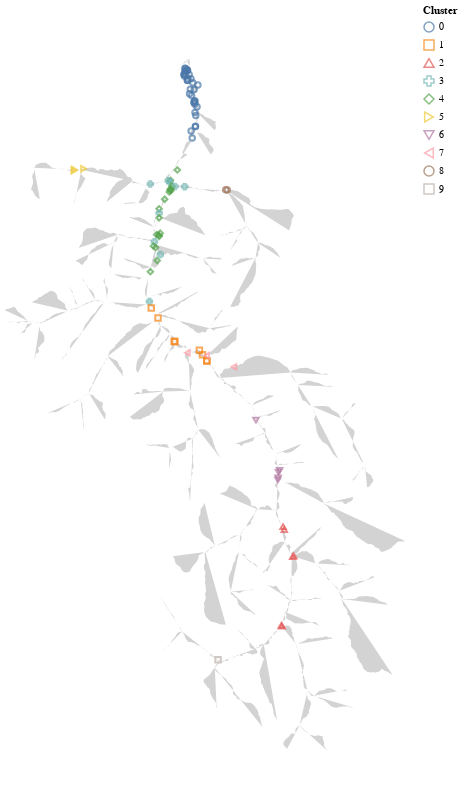

The code cell stored with this chart in its notebook:
### Code cell
brush = alt.selection_interval()

river_base = alt.Chart(gdf).mark_geoshape(fill='lightgrey')\
.properties(height = 800, width = 400).interactive()

# All active Sites Point
all_site = alt.Chart(cleaned_sites).mark_point().encode(
    longitude='LONG:Q', latitude='LAT:Q',
    shape = alt.condition(brush, 'Cluster:N', alt.value('grey')), color=alt.condition(brush, 'Cluster:N', alt.value('grey')),
).add_params(brush)

base_map = river_base + all_site
base_map

### Figure 1 — Vega-Lite specification as saved in the notebook (floating-point values rounded to 4 significant figures; data arrays with more than 128 entries replaced by an {"elided": "..."} marker saying what was removed)
{"config": {"view": {"continuousWidth": 300, "continuousHeight": 300}}, "layer": [{"data": {"name": "data-ff0229295f6624896aa3c32843283560"}, "mark": {"type": "geoshape", "fill": "lightgrey"}, "name": "view_4"}, {"data": {"name": "data-9c0baec536aca7561c0866dd99d7bf8f"}, "mark": {"type": "point"}, "encoding": {"color": {"condition": {"param": "param_4", "field": "Cluster", "type": "nominal"}, "value": "grey"}, "latitude": {"field": "LAT", "type": "quantitative"}, "longitude": {"field": "LONG", "type": "quantitative"}, "shape": {"condition": {"param": "param_4", "field": "Cluster", "type": "nominal"}, "value": "grey"}}, "name": "view_5"}], "height": 800, "params": [{"name": "param_5", "select": {"type": "interval", "encodings": ["x", "y"]}, "bind": "scales", "views": ["view_4"]}, {"name": "param_4", "select": {"type": "interval"}, "views": ["view_5"]}], "width": 400, "$schema": "https://vega.github.io/schema/vega-lite/v5.16.3.json", "datasets": {"data-ff0229295f6624896aa3c32843283560": {"elided": "291 records"}, "data-9c0baec536aca7561c0866dd99d7bf8f": [{"LAT": 48.14, "LONG": -123.6, "RKM": 0.48, "ELEVATION": 1.24, "DRAIN_AREA": 835.2, "Cluster": 0}, {"LAT": 48.14, "LONG": -123.6, "RKM": 0.5, "ELEVATION": 1.24, "DRAIN_AREA": 835.2, "Cluster": 0}, {"LAT": 48.14, "LONG": -123.6, "RKM": 0.6, "ELEVATION": 1.24, "DRAIN_AREA": 835.2, "Cluster": 0}, {"LAT": 48.14, "LONG": -123.6, "RKM": 0.6, "ELEVATION": 0.25, "DRAIN_AREA": 835.2, "Cluster": 0}, {"LAT": 48.14, "LONG": -123.6, "RKM": 0.8, "ELEVATION": 1.24, "DRAIN_AREA": 835.2, "Cluster": 0}, {"LAT": 48.14, "LONG": -123.6, "RKM": 0.8, "ELEVATION": 1.24, "DRAIN_AREA": 835.2, "Cluster": 0}, {"LAT": 48.14, "LONG": -123.6, "RKM": 1.0, "ELEVATION": 1.24, "DRAIN_AREA": 835.2, "Cluster": 0}, {"LAT": 48.14, "LONG": -123.6, "RKM": 1.2, "ELEVATION": 0.25, "DRAIN_AREA": 835.2, "Cluster": 0}, {"LAT": 48.14, "LONG": -123.6, "RKM": 1.2, "ELEVATION": 0.25, "DRAIN_AREA": 835.2, "Cluster": 0}, {"LAT": 48.14, "LONG": -123.6, "RKM": 1.28, "ELEVATION": 0.25, "DRAIN_AREA": 835.2, "Cluster": 0}, {"LAT": 48.14, "LONG": -123.6, "RKM": 1.3, "ELEVATION": 0.25, "DRAIN_AREA": 835.2, "Cluster": 0}, {"LAT": 48.14, "LONG": -123.6, "RKM": 1.4, "ELEVATION": 0.25, "DRAIN_AREA": 835.2, "Cluster": 0}, {"LAT": 48.13, "LONG": -123.6, "RKM": 1.6, "ELEVATION": -0.24, "DRAIN_AREA": 830.4, "Cluster": 0}, {"LAT": 48.14, "LONG": -123.6, "RKM": 1.6, "ELEVATION": 0.25, "DRAIN_AREA": 835.2, "Cluster": 0}, {"LAT": 48.13, "LONG": -123.6, "RKM": 1.6, "ELEVATION": -0.24, "DRAIN_AREA": 830.4, "Cluster": 0}, {"LAT": 48.14, "LONG": -123.6, "RKM": 1.76, "ELEVATION": 0.25, "DRAIN_AREA": 835.2, "Cluster": 0}, {"LAT": 48.14, "LONG": -123.6, "RKM": 1.76, "ELEVATION": 0.25, "DRAIN_AREA": 835.2, "Cluster": 0}, {"LAT": 48.14, "LONG": -123.6, "RKM": 2.08, "ELEVATION": 0.25, "DRAIN_AREA": 835.2, "Cluster": 0}, {"LAT": 48.13, "LONG": -123.6, "RKM": 2.5, "ELEVATION": 2.31, "DRAIN_AREA": 830.4, "Cluster": 0}, {"LAT": 48.13, "LONG": -123.6, "RKM": 2.5, "ELEVATION": -0.24, "DRAIN_AREA": 830.4, "Cluster": 0}, {"LAT": 48.13, "LONG": -123.6, "RKM": 3.0, "ELEVATION": 2.31, "DRAIN_AREA": 830.4, "Cluster": 0}, {"LAT": 48.13, "LONG": -123.6, "RKM": 3.2, "ELEVATION": 2.31, "DRAIN_AREA": 830.4, "Cluster": 0}, {"LAT": 48.12, "LONG": -123.6, "RKM": 3.84, "ELEVATION": 10.28, "DRAIN_AREA": 826.9, "Cluster": 0}, {"LAT": 48.12, "LONG": -123.6, "RKM": 3.9, "ELEVATION": 10.28, "DRAIN_AREA": 826.9, "Cluster": 0}, {"LAT": 48.12, "LONG": -123.6, "RKM": 4.0, "ELEVATION": 10.28, "DRAIN_AREA": 826.9, "Cluster": 0}, {"LAT": 48.12, "LONG": -123.6, "RKM": 4.0, "ELEVATION": 10.28, "DRAIN_AREA": 826.9, "Cluster": 0}, {"LAT": 48.12, "LONG": -123.6, "RKM": 4.32, "ELEVATION": 10.28, "DRAIN_AREA": 826.9, "Cluster": 0}, {"LAT": 48.12, "LONG": -123.6, "RKM": 4.5, "ELEVATION": 10.28, "DRAIN_AREA": 826.9, "Cluster": 0}, {"LAT": 48.11, "LONG": -123.6, "RKM": 5.0, "ELEVATION": 17.89, "DRAIN_AREA": 823.8, "Cluster": 0}, {"LAT": 48.11, "LONG": -123.6, "RKM": 5.12, "ELEVATION": 17.89, "DRAIN_AREA": 823.8, "Cluster": 0}, {"LAT": 48.1, "LONG": -123.6, "RKM": 5.9, "ELEVATION": 22.02, "DRAIN_AREA": 823.8, "Cluster": 0}, {"LAT": 48.1, "LONG": -123.6, "RKM": 6.0, "ELEVATION": 24.99, "DRAIN_AREA": 818.6, "Cluster": 0}, {"LAT": 48.1, "LONG": -123.6, "RKM": 6.7, "ELEVATION": 26.59, "DRAIN_AREA": 818.6, "Cluster": 0}, {"LAT": 48.1, "LONG": -123.6, "RKM": 8.0, "ELEVATION": 26.59, "DRAIN_AREA": 818.6, "Cluster": 0}, {"LAT": 48.07, "LONG": -123.6, "RKM": 8.0, "ELEVATION": 65.98, "DRAIN_AREA": 757.2, "Cluster": 4}, {"LAT": 48.07, "LONG": -123.6, "RKM": 10.3, "ELEVATION": 62.64, "DRAIN_AREA": 816.6, "Cluster": 4}, {"LAT": 48.07, "LONG": -123.7, "RKM": 11.0, "ELEVATION": 161.8, "DRAIN_AREA": 22.93, "Cluster": 5}, {"LAT": 48.06, "LONG": -123.6, "RKM": 11.0, "ELEVATION": 90.87, "DRAIN_AREA": 49.66, "Cluster": 3}, {"LAT": 48.07, "LONG": -123.6, "RKM": 11.0, "ELEVATION": 67.1, "DRAIN_AREA": 52.08, "Cluster": 3}, {"LAT": 48.08, "LONG": -123.7, "RKM": 11.0, "ELEVATION": 135.8, "DRAIN_AREA": 40.64, "Cluster": 5}, {"LAT": 48.07, "LONG": -123.6, "RKM": 11.0, "ELEVATION": 67.1, "DRAIN_AREA": 52.08, "Cluster": 3}, {"LAT": 48.07, "LONG": -123.7, "RKM": 11.0, "ELEVATION": 161.8, "DRAIN_AREA": 22.93, "Cluster": 5}, {"LAT": 48.06, "LONG": -123.6, "RKM": 11.04, "ELEVATION": 65.96, "DRAIN_AREA": 757.0, "Cluster": 4}, {"LAT": 48.06, "LONG": -123.6, "RKM": 12.0, "ELEVATION": 83.28, "DRAIN_AREA": 59.61, "Cluster": 3}, {"LAT": 48.06, "LONG": -123.5, "RKM": 12.0, "ELEVATION": 184.8, "DRAIN_AREA": 59.61, "Cluster": 8}, {"LAT": 48.06, "LONG": -123.6, "RKM": 12.0, "ELEVATION": 184.8, "DRAIN_AREA": 59.61, "Cluster": 3}, {"LAT": 48.06, "LONG": -123.5, "RKM": 12.0, "ELEVATION": 184.8, "DRAIN_AREA": 59.61, "Cluster": 8}, {"LAT": 48.06, "LONG": -123.6, "RKM": 12.3, "ELEVATION": 68.13, "DRAIN_AREA": 695.7, "Cluster": 4}, {"LAT": 48.06, "LONG": -123.6, "RKM": 12.5, "ELEVATION": 68.13, "DRAIN_AREA": 695.7, "Cluster": 4}, {"LAT": 48.06, "LONG": -123.6, "RKM": 12.8, "ELEVATION": 68.13, "DRAIN_AREA": 695.7, "Cluster": 4}, {"LAT": 48.06, "LONG": -123.6, "RKM": 12.9, "ELEVATION": 68.13, "DRAIN_AREA": 695.7, "Cluster": 4}, {"LAT": 48.05, "LONG": -123.6, "RKM": 13.0, "ELEVATION": 71.36, "DRAIN_AREA": 695.5, "Cluster": 4}, {"LAT": 48.05, "LONG": -123.6, "RKM": 14.4, "ELEVATION": 75.21, "DRAIN_AREA": 692.3, "Cluster": 4}, {"LAT": 48.04, "LONG": -123.6, "RKM": 14.5, "ELEVATION": 85.24, "DRAIN_AREA": 6.24, "Cluster": 3}, {"LAT": 48.04, "LONG": -123.6, "RKM": 15.36, "ELEVATION": 79.32, "DRAIN_AREA": 685.6, "Cluster": 4}, {"LAT": 48.03, "LONG": -123.6, "RKM": 16.8, "ELEVATION": 94.13, "DRAIN_AREA": 681.9, "Cluster": 4}, {"LAT": 48.03, "LONG": -123.6, "RKM": 17.1, "ELEVATION": 94.13, "DRAIN_AREA": 681.9, "Cluster": 4}, {"LAT": 48.03, "LONG": -123.6, "RKM": 17.2, "ELEVATION": 94.13, "DRAIN_AREA": 681.9, "Cluster": 4}, {"LAT": 48.03, "LONG": -123.6, "RKM": 17.2, "ELEVATION": 94.13, "DRAIN_AREA": 681.9, "Cluster": 4}, {"LAT": 48.02, "LONG": -123.6, "RKM": 17.7, "ELEVATION": 166.0, "DRAIN_AREA": 21.17, "Cluster": 3}, {"LAT": 48.02, "LONG": -123.6, "RKM": 18.1, "ELEVATION": 101.4, "DRAIN_AREA": 642.7, "Cluster": 4}, {"LAT": 48.02, "LONG": -123.6, "RKM": 18.6, "ELEVATION": 101.4, "DRAIN_AREA": 642.7, "Cluster": 4}, {"LAT": 48.02, "LONG": -123.6, "RKM": 18.7, "ELEVATION": 102.3, "DRAIN_AREA": 14.51, "Cluster": 3}, {"LAT": 47.98, "LONG": -123.6, "RKM": 23.3, "ELEVATION": 176.4, "DRAIN_AREA": 54.39, "Cluster": 3}, {"LAT": 47.98, "LONG": -123.6, "RKM": 23.3, "ELEVATION": 176.4, "DRAIN_AREA": 571.4, "Cluster": 1}, {"LAT": 48.01, "LONG": -123.6, "RKM": 19.84, "ELEVATION": 117.5, "DRAIN_AREA": 642.4, "Cluster": 4}, {"LAT": 48.0, "LONG": -123.6, "RKM": 21.6, "ELEVATION": 122.5, "DRAIN_AREA": 636.3, "Cluster": 4}, {"LAT": 47.97, "LONG": -123.6, "RKM": 25.0, "ELEVATION": 176.0, "DRAIN_AREA": 513.5, "Cluster": 1}, {"LAT": 47.96, "LONG": -123.6, "RKM": 26.0, "ELEVATION": 205.2, "DRAIN_AREA": 501.7, "Cluster": 1}, {"LAT": 47.95, "LONG": -123.5, "RKM": 27.0, "ELEVATION": 240.4, "DRAIN_AREA": 433.1, "Cluster": 1}, {"LAT": 47.95, "LONG": -123.5, "RKM": 27.5, "ELEVATION": 240.4, "DRAIN_AREA": 433.1, "Cluster": 1}, {"LAT": 47.96, "LONG": -123.6, "RKM": 27.5, "ELEVATION": 205.2, "DRAIN_AREA": 501.7, "Cluster": 1}, {"LAT": 47.95, "LONG": -123.6, "RKM": 28.0, "ELEVATION": 229.7, "DRAIN_AREA": 66.85, "Cluster": 7}, {"LAT": 47.94, "LONG": -123.5, "RKM": 29.0, "ELEVATION": 272.7, "DRAIN_AREA": 424.8, "Cluster": 1}, {"LAT": 47.94, "LONG": -123.5, "RKM": 29.0, "ELEVATION": 272.7, "DRAIN_AREA": 424.8, "Cluster": 1}, {"LAT": 47.94, "LONG": -123.5, "RKM": 30.0, "ELEVATION": 369.0, "DRAIN_AREA": 64.73, "Cluster": 7}, {"LAT": 47.95, "LONG": -123.5, "RKM": 31.0, "ELEVATION": 319.1, "DRAIN_AREA": 5.75, "Cluster": 7}, {"LAT": 47.87, "LONG": -123.5, "RKM": 35.0, "ELEVATION": 437.7, "DRAIN_AREA": 316.1, "Cluster": 6}, {"LAT": 47.87, "LONG": -123.5, "RKM": 35.0, "ELEVATION": 437.7, "DRAIN_AREA": 316.1, "Cluster": 6}, {"LAT": 47.9, "LONG": -123.5, "RKM": 39.2, "ELEVATION": 391.1, "DRAIN_AREA": 339.6, "Cluster": 6}, {"LAT": 47.86, "LONG": -123.5, "RKM": 42.0, "ELEVATION": 446.8, "DRAIN_AREA": 32.25, "Cluster": 6}, {"LAT": 47.86, "LONG": -123.5, "RKM": 42.5, "ELEVATION": 445.5, "DRAIN_AREA": 281.3, "Cluster": 6}, {"LAT": 47.81, "LONG": -123.5, "RKM": 51.0, "ELEVATION": 524.9, "DRAIN_AREA": 48.25, "Cluster": 2}, {"LAT": 47.81, "LONG": -123.5, "RKM": 51.0, "ELEVATION": 511.9, "DRAIN_AREA": 137.4, "Cluster": 2}, {"LAT": 47.83, "LONG": -123.5, "RKM": 51.0, "ELEVATION": 509.5, "DRAIN_AREA": 186.2, "Cluster": 2}, {"LAT": 47.83, "LONG": -123.5, "RKM": 51.0, "ELEVATION": 509.5, "DRAIN_AREA": 186.2, "Cluster": 2}, {"LAT": 47.76, "LONG": -123.5, "RKM": 58.0, "ELEVATION": 586.1, "DRAIN_AREA": 117.1, "Cluster": 2}, {"LAT": 47.76, "LONG": -123.5, "RKM": 58.0, "ELEVATION": 598.7, "DRAIN_AREA": 46.73, "Cluster": 2}, {"LAT": 47.74, "LONG": -123.5, "RKM": 65.0, "ELEVATION": 666.5, "DRAIN_AREA": 21.0, "Cluster": 9}]}}
